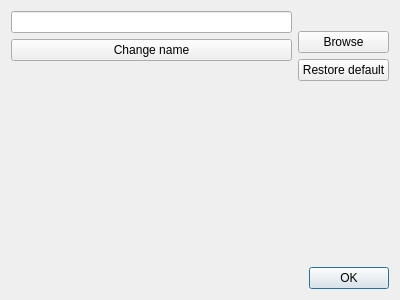
<?xml version="1.0" encoding="UTF-8"?>
<ui version="4.0">
 <class>Dialog</class>
 <widget class="QDialog" name="Dialog">
  <property name="geometry">
   <rect>
    <x>0</x>
    <y>0</y>
    <width>400</width>
    <height>300</height>
   </rect>
  </property>
  <property name="windowTitle">
   <string>Profile</string>
  </property>
  <layout class="QVBoxLayout" name="verticalLayout">
   <item>
    <layout class="QHBoxLayout" name="horizontalLayout_2">
     <item>
      <layout class="QVBoxLayout" name="verticalLayout_3">
       <item>
        <widget class="QLineEdit" name="username"/>
       </item>
       <item>
        <widget class="QPushButton" name="change_btn">
         <property name="text">
          <string>Change name</string>
         </property>
        </widget>
       </item>
       <item>
        <widget class="QLabel" name="error">
         <property name="text">
          <string/>
         </property>
        </widget>
       </item>
       <item>
        <spacer name="verticalSpacer_2">
         <property name="orientation">
          <enum>Qt::Vertical</enum>
         </property>
         <property name="sizeHint" stdset="0">
          <size>
           <width>20</width>
           <height>40</height>
          </size>
         </property>
        </spacer>
       </item>
      </layout>
     </item>
     <item>
      <layout class="QVBoxLayout" name="verticalLayout_4">
       <item>
        <widget class="QLabel" name="avatar">
         <property name="text">
          <string/>
         </property>
        </widget>
       </item>
       <item>
        <widget class="QPushButton" name="browse">
         <property name="text">
          <string>Browse</string>
         </property>
        </widget>
       </item>
       <item>
        <widget class="QPushButton" name="restore">
         <property name="text">
          <string>Restore default</string>
         </property>
        </widget>
       </item>
       <item>
        <spacer name="verticalSpacer">
         <property name="orientation">
          <enum>Qt::Vertical</enum>
         </property>
         <property name="sizeHint" stdset="0">
          <size>
           <width>20</width>
           <height>40</height>
          </size>
         </property>
        </spacer>
       </item>
      </layout>
     </item>
    </layout>
   </item>
   <item>
    <widget class="QDialogButtonBox" name="buttonBox">
     <property name="orientation">
      <enum>Qt::Horizontal</enum>
     </property>
     <property name="standardButtons">
      <set>QDialogButtonBox::Ok</set>
     </property>
    </widget>
   </item>
  </layout>
 </widget>
 <resources/>
 <connections>
  <connection>
   <sender>buttonBox</sender>
   <signal>accepted()</signal>
   <receiver>Dialog</receiver>
   <slot>accept()</slot>
   <hints>
    <hint type="sourcelabel">
     <x>248</x>
     <y>254</y>
    </hint>
    <hint type="destinationlabel">
     <x>157</x>
     <y>274</y>
    </hint>
   </hints>
  </connection>
  <connection>
   <sender>buttonBox</sender>
   <signal>rejected()</signal>
   <receiver>Dialog</receiver>
   <slot>reject()</slot>
   <hints>
    <hint type="sourcelabel">
     <x>316</x>
     <y>260</y>
    </hint>
    <hint type="destinationlabel">
     <x>286</x>
     <y>274</y>
    </hint>
   </hints>
  </connection>
 </connections>
</ui>
